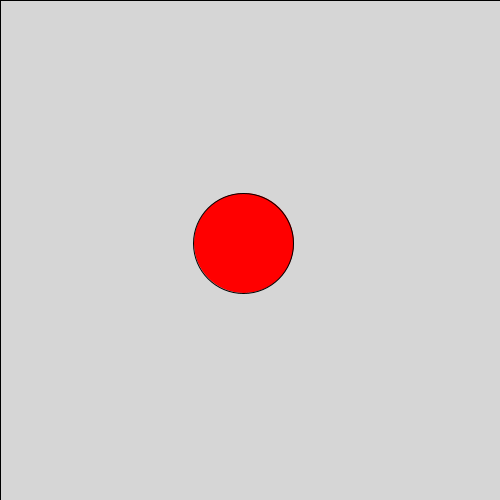
Frame 1 (no input)
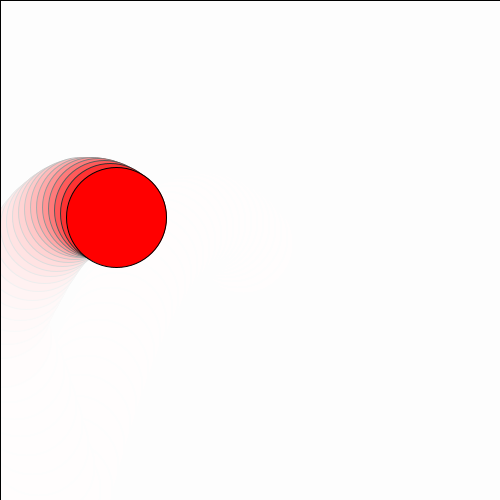
Frame 60 (the mouse pressed at the canvas centre just before this capture)
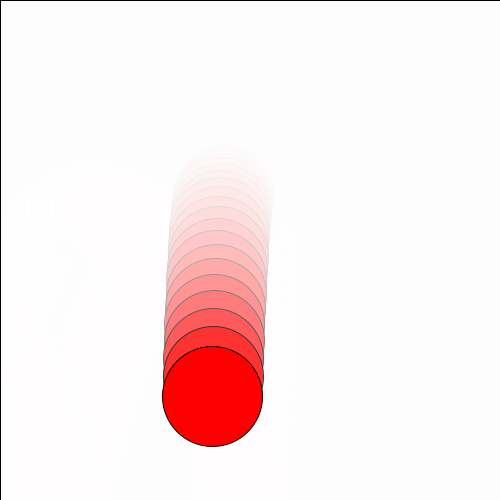
Frame 120 (the mouse held since frame 60 and released just before this capture)

The Processing sketch that drew these frames (run headless with seeded random() and noise(); from frame 60 on, the mouse is pressed at the canvas centre):

// Processing sketch: Simple_Bouncing_Ball
// ── Simple_Bouncing_Ball.pde
float g = 0.98;
float dt = 1;
float initVel = 10;
Ball ball;

void setup(){
  size(500, 500);
  ball = new Ball(new PVector(width/2, height/2));
}

void draw(){
  //background(255);
  fill(255, 50);
  rect(0, 0, width, height);
  fill(255, 0, 0);
  ball.update();
  ball.show();
}

void mousePressed(){
  ball = new Ball(new PVector(mouseX, mouseY));
}

// ── Ball.pde
class Ball{
  PVector pos, vel, acc = new PVector();
  
  Ball(PVector pos){
    this.pos = pos;
    vel = PVector.fromAngle(random(TWO_PI)).mult(initVel);
  }
  
  void update(){
    acc.add(new PVector(0, g));
    vel.add(acc.mult(dt));
    pos.add(PVector.mult(vel, dt));
    //boundary condition
    if(pos.x < 0 || pos.x > width){
      //pos.x = constrain(pos.x, 0, width);
      vel.x = -vel.x;
    }
    if(pos.y < 0 || pos.y > height){
      //pos.y = constrain(pos.y, 0, height);
      vel.y = -vel.y;
    }
    if(pos.x < 0 || pos.x > width || pos.y < 0 || pos.y > height){
      pos.add(PVector.mult(vel, dt));
    }
    acc = new PVector();
  }
  
  void show(){
    ellipse(pos.x, pos.y, 100, 100);
  }
}
